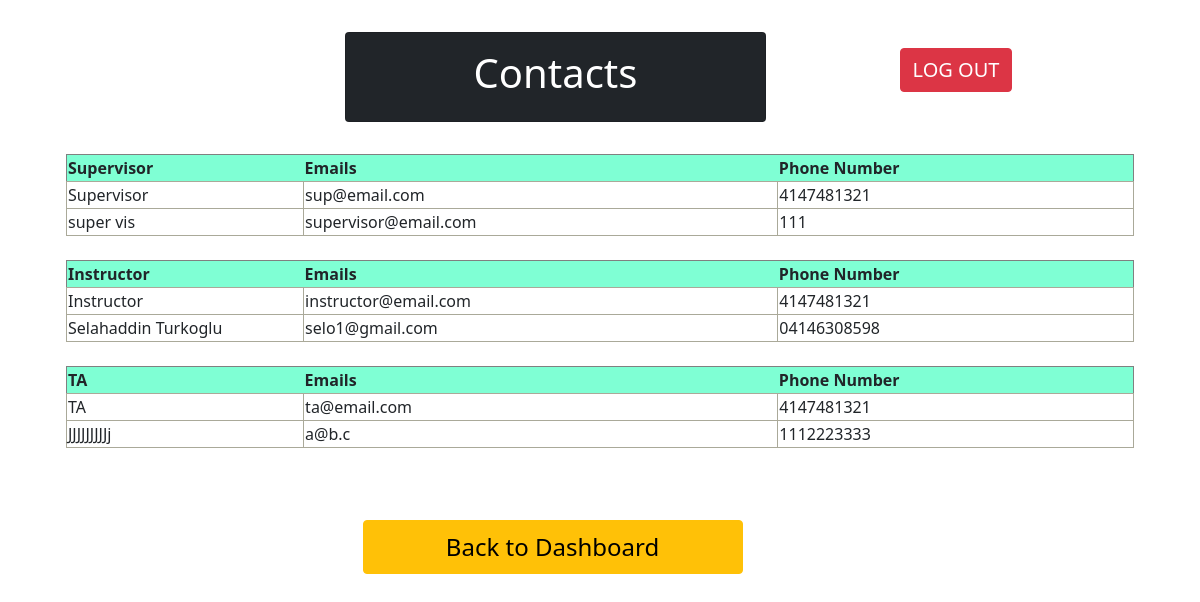
Page /contacts/ (signed in) on the earlier database version.
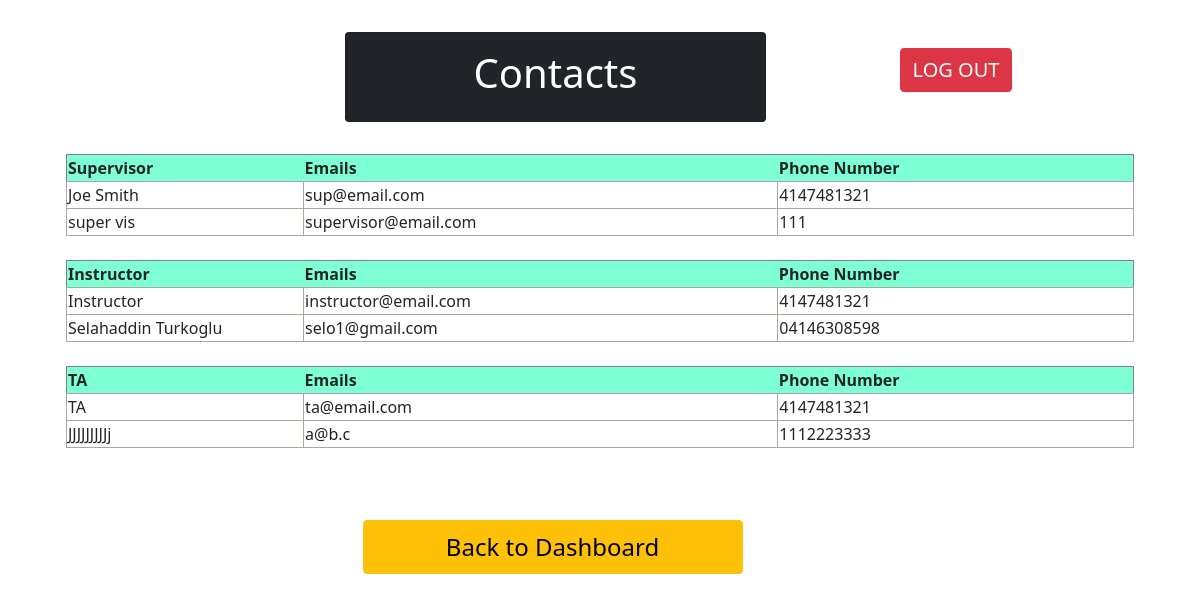
Same page on the later database version.
### proj_app/models.py (models this page shows)
class MyUserModel(models.Model):
    user_id = models.AutoField(primary_key=True)
    name = models.CharField(max_length=50)
    email = models.CharField(max_length=100)
    password = models.CharField(max_length=20)
    address = models.CharField(max_length=100)
    phone_number = models.CharField(max_length=12)
    role = models.IntegerField()

### proj_app/views.py (the view)
# urls.py: path('contacts/', Contacts.as_view()),
class Contacts(View):
    def get(self, request):
        try:
            request.session["currentUser"]
        except KeyError:
            return redirect('/')
        try:
            request.session["currentRole"]
        except KeyError:
            return redirect('/home/')
        supervisors = list(MyUserModel.objects.filter(role=0).all())  # getting all the users
        instructors = list(MyUserModel.objects.filter(role=1).all())
        TAs = list(MyUserModel.objects.filter(role=2).all())
        values = {
            "supervisors": supervisors,
            "instructors": instructors,
            "TAs": TAs
        }
        return render(request, "mainTemplates/contactsPage.html", values)

### templates/mainTemplates/contactsPage.html (shortened to what this page needs)
{% extends "base.html" %}
{% block content %}
    <div class="container">
        <div class="row m-4">
            <div class="col-3">   </div>
                <div class="col-5">
                    <div class="card text-white bg-dark text-center my-2 py-3">
                        <h1>Contacts</h1>
                    </div>
                </div>
            <div class="col-4 text-center">
                <a href = '/' type="button" class="btn btn-danger my-4" style="font-size: 20px">LOG OUT</a>
            </div>
        </div>
    </div>
    <div class="container">
        <div class="row m-4">
                    <table align="center" width="800" border="1" >
      <tr>
        <th bgcolor="#7fffd4">Supervisor</th>
        <th bgcolor="#7fffd4">Emails</th>
        <th bgcolor="#7fffd4">Phone Number</th>
      </tr>
        {% for i in supervisors %}
            <tr>
                <td style="border: solid 1px #aaa999;" width="100">{{i.name}}</td>
                <td style="border: solid 1px #aaa999;" width="200">{{i.email}}</td>
                <td style="border: solid 1px #aaa999;" width="150">{{i.phone_number}}</td>
            </tr>
        {% endfor %}
    </table>
        </div>
    </div>
        <div class="container">
        <div class="row m-4">
    <table align="center" width="800" border="1">
      <tr>
        <th bgcolor="#7fffd4">Instructor</th>
        <th bgcolor="#7fffd4">Emails</th>
        <th bgcolor="#7fffd4">Phone Number</th>
      </tr>
        {% for i in instructors %}
            <tr>
                <td style="border: solid 1px #aaa999;" width="100">{{i.name}}</td>
                <td style="border: solid 1px #aaa999;" width="200">{{i.email}}</td>
                <td style="border: solid 1px #aaa999;" width="150">{{i.phone_number}}</td>
            </tr>
        {% endfor %}
    </table>
                </div>
        </div>
    <div class="container">
        <div class="row m-4">
                     <table class="border: solid 1px #aaa999;" width="800" border="1">
      <tr>
        <th bgcolor="#7fffd4">TA</th>
        <th bgcolor="#7fffd4">Emails</th>
        <th bgcolor="#7fffd4">Phone Number</th>
      </tr>
        {% for i in TAs %}
            <tr>
                <td style="border: solid 1px #aaa999;" width="100">{{i.name}}</td>
                <td style="border: solid 1px #aaa999;" width="200">{{i.email}}</td>
                <td style="border: solid 1px #aaa999;" width="150">{{i.phone_number}}</td>
            </tr>
        {% endfor %}
    </table>
        </div>
    </div>
    <div class="container">
        <div class="row">
            <div class="col-2"></div>
                <a href = '/home/' type="button" class="btn btn-warning col-4 mx-auto my-5 py-2" style="font-size: 24px">Back to Dashboard</a>
            <div class="col-3"></div>
        </div>
    </div>
{% endblock %}

Differences in the rows shown:
changed MyUserModel "sup@email.com": name "Supervisor" → "Joe Smith"
